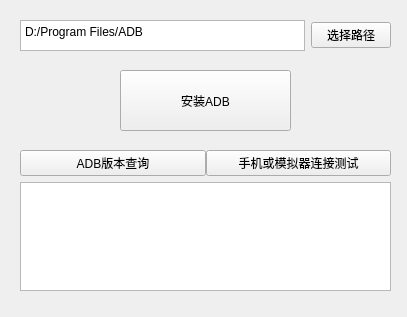
<?xml version="1.0" encoding="UTF-8"?>
<ui version="4.0">
 <class>adb</class>
 <widget class="QWidget" name="adb">
  <property name="geometry">
   <rect>
    <x>0</x>
    <y>0</y>
    <width>407</width>
    <height>317</height>
   </rect>
  </property>
  <property name="windowTitle">
   <string>ADB安装</string>
  </property>
  <widget class="QPushButton" name="pushButton_2">
   <property name="geometry">
    <rect>
     <x>120</x>
     <y>70</y>
     <width>171</width>
     <height>61</height>
    </rect>
   </property>
   <property name="text">
    <string>安装ADB</string>
   </property>
  </widget>
  <widget class="QWidget" name="layoutWidget">
   <property name="geometry">
    <rect>
     <x>20</x>
     <y>20</y>
     <width>371</width>
     <height>31</height>
    </rect>
   </property>
   <layout class="QHBoxLayout" name="horizontalLayout">
    <item>
     <widget class="QTextEdit" name="textEdit">
      <property name="html">
       <string>&lt;!DOCTYPE HTML PUBLIC &quot;-//W3C//DTD HTML 4.0//EN&quot; &quot;http://www.w3.org/TR/REC-html40/strict.dtd&quot;&gt;
&lt;html&gt;&lt;head&gt;&lt;meta name=&quot;qrichtext&quot; content=&quot;1&quot; /&gt;&lt;style type=&quot;text/css&quot;&gt;
p, li { white-space: pre-wrap; }
&lt;/style&gt;&lt;/head&gt;&lt;body style=&quot; font-family:'SimSun'; font-size:9pt; font-weight:400; font-style:normal;&quot;&gt;
&lt;p style=&quot; margin-top:0px; margin-bottom:0px; margin-left:0px; margin-right:0px; -qt-block-indent:0; text-indent:0px;&quot;&gt;D:/Program Files/ADB&lt;/p&gt;&lt;/body&gt;&lt;/html&gt;</string>
      </property>
     </widget>
    </item>
    <item>
     <widget class="QPushButton" name="pushButton">
      <property name="enabled">
       <bool>true</bool>
      </property>
      <property name="text">
       <string>选择路径</string>
      </property>
     </widget>
    </item>
   </layout>
  </widget>
  <widget class="QWidget" name="layoutWidget">
   <property name="geometry">
    <rect>
     <x>20</x>
     <y>150</y>
     <width>371</width>
     <height>141</height>
    </rect>
   </property>
   <layout class="QVBoxLayout" name="verticalLayout">
    <item>
     <layout class="QHBoxLayout" name="horizontalLayout_2">
      <property name="spacing">
       <number>0</number>
      </property>
      <property name="leftMargin">
       <number>0</number>
      </property>
      <property name="rightMargin">
       <number>0</number>
      </property>
      <item>
       <widget class="QPushButton" name="pushButton_3">
        <property name="text">
         <string>ADB版本查询</string>
        </property>
       </widget>
      </item>
      <item>
       <widget class="QPushButton" name="pushButton_4">
        <property name="text">
         <string>手机或模拟器连接测试</string>
        </property>
        <property name="autoRepeatDelay">
         <number>300</number>
        </property>
       </widget>
      </item>
     </layout>
    </item>
    <item>
     <widget class="QTextBrowser" name="textBrowser"/>
    </item>
   </layout>
  </widget>
 </widget>
 <resources/>
 <connections/>
</ui>
